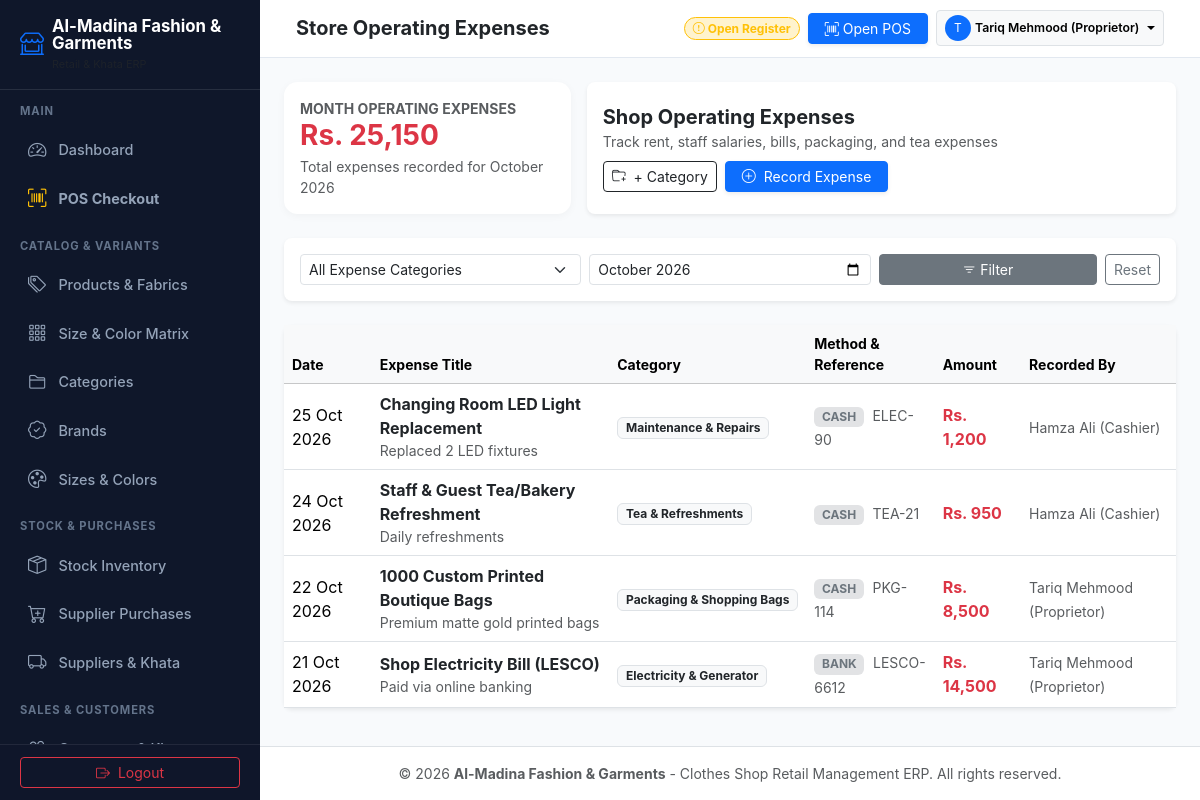
/expenses.php (signed in), run on the app's committed database.
### tables this page shows
CREATE TABLE `expenses` (
  `id` INT AUTO_INCREMENT PRIMARY KEY,
  `category_id` INT NOT NULL,
  `expense_date` DATE NOT NULL,
  `title` VARCHAR(150) NOT NULL,
  `amount` DECIMAL(12,2) NOT NULL,
  `payment_method` VARCHAR(50) NOT NULL DEFAULT 'cash',
  `reference_no` VARCHAR(100) NULL,
  `register_id` INT NULL,
  `notes` TEXT NULL,
  `created_by` INT NULL,
  `created_at` TIMESTAMP DEFAULT CURRENT_TIMESTAMP,
  FOREIGN KEY (`category_id`) REFERENCES `expense_categories`(`id`) ON DELETE RESTRICT
);

CREATE TABLE `expense_categories` (
  `id` INT AUTO_INCREMENT PRIMARY KEY,
  `name` VARCHAR(100) NOT NULL UNIQUE,
  `description` VARCHAR(255) NULL
);

CREATE TABLE `users` (
  `id` INT AUTO_INCREMENT PRIMARY KEY,
  `username` VARCHAR(50) NOT NULL UNIQUE,
  `password_hash` VARCHAR(255) NOT NULL,
  `full_name` VARCHAR(100) NOT NULL,
  `role` ENUM('admin', 'manager', 'cashier', 'inventory', 'accountant') NOT NULL DEFAULT 'cashier',
  `phone` VARCHAR(25) NULL,
  `allowed_pages` TEXT NULL,
  `status` ENUM('active', 'inactive') NOT NULL DEFAULT 'active',
  `created_at` TIMESTAMP DEFAULT CURRENT_TIMESTAMP
);

### config/helpers.php (called while the page is built, shortened)
<?php
function format_currency($amount, $currency = null) {
    if ($currency === null) {
        $currency = 'Rs. ';
    }
    return $currency . number_format((float)$amount, 0);
}

### expenses.php (the view, shortened to what this page needs)
<?php
require_once __DIR__ . '/config/auth.php';
require_once __DIR__ . '/config/helpers.php';
$action = $_GET['action'] ?? 'list';
$categories = $pdo->query("SELECT * FROM expense_categories ORDER BY name ASC")->fetchAll();
require_once __DIR__ . '/includes/header.php';
?>
<?php if ($action === 'create'): ?>
<div class="row justify-content-center">
    <div class="col-12 col-md-8 col-lg-6">
        <div class="card border-0 shadow-sm rounded-3 p-4 mb-4">
            <div class="d-flex justify-content-between align-items-center border-bottom pb-3 mb-3">
                <div>
                    <h5 class="fw-bold mb-0 text-danger">
                        <i class="bi bi-cash-stack me-2"></i> Record Operating Expense
                    </h5>
                    <small class="text-muted">Dedicated form to record store expenditures</small>
                </div>
                <a href="expenses.php" class="btn btn-outline-secondary btn-sm">
                    <i class="bi bi-arrow-left me-1"></i> Back to Expenses
                </a>
            </div>
            <form method="POST" action="expenses.php">
                <input type="hidden" name="form_action" value="add_expense">
                <div class="mb-3">
                    <label class="form-label small fw-bold">EXPENSE CATEGORY *</label>
                    <select name="category_id" class="form-select form-select-lg" required>
                        <option value="">Select Category...</option>
                        <?php foreach ($categories as $cat): ?>
                            <option value="<?= $cat['id'] ?>"><?= htmlspecialchars($cat['name']) ?></option>
                        <?php endforeach; ?>
                    </select>
                </div>
                <div class="mb-3">
                    <label class="form-label small fw-bold">EXPENSE TITLE / PURPOSE *</label>
                    <input type="text" name="title" class="form-control form-control-lg fw-bold" required
                           placeholder="e.g. Shop Electricity Bill / Packaging Poly Bags / Staff Lunch" autofocus>
                </div>
                <div class="row g-3 mb-3">
                    <div class="col-12 col-sm-6">
                        <label class="form-label small fw-bold">AMOUNT PAID (RS.) *</label>
                        <input type="number" step="0.01" name="amount" class="form-control form-control-lg text-end fw-bold text-danger" required min="1" placeholder="0.00">
                    </div>
                    <div class="col-12 col-sm-6">
                        <label class="form-label small fw-bold">DATE</label>
                        <input type="date" name="expense_date" class="form-control form-control-lg" value="<?= date('Y-m-d') ?>">
                    </div>
                </div>
                <div class="row g-3 mb-3">
                    <div class="col-12 col-sm-6">
                        <label class="form-label small fw-bold">PAYMENT METHOD</label>
                        <select name="payment_method" class="form-select">
                            <option value="cash">Cash (Drawer)</option>
                            <option value="bank">Bank Account</option>
                            <option value="jazzcash">JazzCash</option>
                            <option value="easypaisa">Easypaisa</option>
                        </select>
                    </div>
                    <div class="col-12 col-sm-6">
                        <label class="form-label small fw-bold">RECEIPT / BILL REFERENCE #</label>
                        <input type="text" name="reference_no" class="form-control" placeholder="e.g. LESCO Bill #12345">
                    </div>
                </div>
                <div class="mb-4">
                    <label class="form-label small fw-bold">NOTES & REMARKS</label>
                    <textarea name="notes" class="form-control" rows="2" placeholder="Additional details..."></textarea>
                </div>
                <div class="d-flex justify-content-between align-items-center pt-3 border-top">
                    <a href="expenses.php" class="btn btn-light">Cancel</a>
                    <button type="submit" class="btn btn-danger px-4 fw-bold">
                        <i class="bi bi-check2-circle me-1"></i> Save Expense
                    </button>
                </div>
            </form>
        </div>
    </div>
</div>
<?php else: ?>
<?php
$month = $_GET['month'] ?? date('Y-m');
$where = ["1=1"];
$params = [];
if (!empty($month)) {
    $where[] = "DATE_FORMAT(e.expense_date, '%Y-%m') = ?";
    $params[] = $month;
}
$where_clause = implode(' AND ', $where);
$sql = "SELECT e.*, ec.name AS category_name, u.full_name AS created_by_name
        FROM expenses e
        JOIN expense_categories ec ON e.category_id = ec.id
        LEFT JOIN users u ON e.created_by = u.id
        WHERE $where_clause
        ORDER BY e.expense_date DESC, e.id DESC";
$stmt = $pdo->prepare($sql);
$stmt->execute($params);
$expenses = $stmt->fetchAll();
$stmtTotal = $pdo->prepare("SELECT COALESCE(SUM(amount), 0) FROM expenses WHERE DATE_FORMAT(expense_date, '%Y-%m') = ?");
$stmtTotal->execute([$month]);
$monthTotal = floatval($stmtTotal->fetchColumn());
?>
<div class="row g-3 mb-4">
    <div class="col-12 col-md-4">
        <div class="card kpi-card p-3 h-100">
            <span class="text-muted small fw-bold text-uppercase">Month Operating Expenses</span>
            <h3 class="fw-bold mb-1 text-danger"><?= format_currency($monthTotal) ?></h3>
            <small class="text-muted">Total expenses recorded for <?= date('F Y', strtotime($month . '-01')) ?></small>
        </div>
    </div>
    <div class="col-12 col-md-8">
        <div class="card border-0 shadow-sm rounded-3 p-3 h-100 d-flex flex-column justify-content-center">
            <div class="d-flex flex-wrap justify-content-between align-items-center gap-2">
                <div>
                    <h5 class="fw-bold mb-0">Shop Operating Expenses</h5>
                    <small class="text-muted">Track rent, staff salaries, bills, packaging, and tea expenses</small>
                </div>
                <div class="d-flex gap-2">
                    <a href="expenses.php?action=create_category" class="btn btn-outline-dark btn-sm">
                        <i class="bi bi-folder-plus me-1"></i> + Category
                    </a>
                    <a href="expenses.php?action=create" class="btn btn-primary btn-sm px-3 shadow-sm">
                        <i class="bi bi-plus-circle me-1"></i> Record Expense
                    </a>
                </div>
            </div>
        </div>
    </div>
</div>
<div class="card border-0 shadow-sm rounded-3 p-3 mb-4">
    <form method="GET" action="expenses.php" class="row g-2 align-items-center">
        <div class="col-12 col-md-4">
            <select name="category_id" class="form-select form-select-sm">
                <option value="0">All Expense Categories</option>
            </select>
        </div>
        <div class="col-12 col-md-4">
            <input type="month" name="month" class="form-control form-control-sm" value="<?= htmlspecialchars($month) ?>">
        </div>
        <div class="col-12 col-md-4 d-flex gap-2">
            <button type="submit" class="btn btn-secondary btn-sm flex-grow-1"><i class="bi bi-filter"></i> Filter</button>
            <a href="expenses.php" class="btn btn-outline-secondary btn-sm">Reset</a>
        </div>
    </form>
</div>
<div class="card border-0 shadow-sm rounded-3">
    <div class="table-responsive">
        <table class="table table-hover align-middle mb-0">
            <thead class="table-light small text-muted">
                <tr>
                    <th>Date</th>
                    <th>Expense Title</th>
                    <th>Category</th>
                    <th>Method & Reference</th>
                    <th>Amount</th>
                    <th>Recorded By</th>
                </tr>
            </thead>
            <tbody>
                <?php if (empty($expenses)): ?>
                    <tr><td colspan="6" class="text-center py-5 text-muted">No expenses recorded for this month.</td></tr>
                <?php else: ?>
                    <?php foreach ($expenses as $e): ?>
                        <tr>
                            <td><?= date('d M Y', strtotime($e['expense_date'])) ?></td>
                            <td>
                                <strong class="text-dark"><?= htmlspecialchars($e['title']) ?></strong>
                                <?php if ($e['notes']): ?><small class="d-block text-muted"><?= htmlspecialchars($e['notes']) ?></small><?php endif; ?>
                            </td>
                            <td>
                                <span class="badge bg-light text-dark border"><?= htmlspecialchars($e['category_name']) ?></span>
                            </td>
                            <td>
                                <span class="badge bg-secondary-subtle text-secondary text-uppercase"><?= $e['payment_method'] ?></span>
                                <?php if ($e['reference_no']): ?>
                                    <small class="text-muted ms-1"><?= htmlspecialchars($e['reference_no']) ?></small>
                                <?php endif; ?>
                            </td>
                            <td>
                                <strong class="text-danger fs-6"><?= format_currency($e['amount']) ?></strong>
                            </td>
                            <td><small class="text-muted"><?= htmlspecialchars($e['created_by_name'] ?? 'System') ?></small></td>
                        </tr>
                    <?php endforeach; ?>
                <?php endif; ?>
            </tbody>
        </table>
    </div>
</div>
<?php endif; ?>
<?php require_once __DIR__ . '/includes/footer.php'; ?>

### assets/css/clothes-retail.css (style rules this page uses)
:root { --cr-primary: #4f46e5; --cr-primary-hover: #4338ca; --cr-secondary: #0ea5e9; --cr-dark: #1e1b4b; --cr-sidebar-bg: #0f172a; --cr-sidebar-hover: #1e293b; --cr-accent: #f43f5e; --cr-bg: #f8fafc; --cr-card-bg: #ffffff; --cr-border: #e2e8f0; }
html, body { height: 100%; }
body { background-color: var(--cr-bg); font-family: -apple-system, BlinkMacSystemFont, "Segoe UI", Roboto, "Helvetica Neue", Arial, sans-serif; color: #334155; min-height: 100%; }
@media (min-width: 992px) { html, body { height: 100vh; overflow: hidden; } }
.kpi-card { border: none; border-radius: 0.85rem; background: #ffffff; box-shadow: 0 2px 8px rgba(0, 0, 0, 0.04); transition: transform 0.2s ease, box-shadow 0.2s ease; }
.table-responsive { -webkit-overflow-scrolling: touch; }

### data on the page
expenses: expense_date "25 Oct 2026", title "Changing Room LED Light Replacement", notes "Replaced 2 LED fixtures", category.name "Maintenance & Repairs", payment_method "CASH", reference_no "ELEC-90", amount "Rs. 1,200", users.full_name "Hamza Ali (Cashier)"
expenses: expense_date "24 Oct 2026", title "Staff & Guest Tea/Bakery Refreshment", notes "Daily refreshments", category.name "Tea & Refreshments", payment_method "CASH", reference_no "TEA-21", amount "Rs. 950", users.full_name "Hamza Ali (Cashier)"
expenses: expense_date "22 Oct 2026", title "1000 Custom Printed Boutique Bags", notes "Premium matte gold printed bags", category.name "Packaging & Shopping Bags", payment_method "CASH", reference_no "PKG-114", amount "Rs. 8,500", users.full_name "Tariq Mehmood (Proprietor)"
expenses: expense_date "21 Oct 2026", title "Shop Electricity Bill (LESCO)", notes "Paid via online banking", category.name "Electricity & Generator", payment_method "BANK", reference_no "LESCO-6612", amount "Rs. 14,500", users.full_name "Tariq Mehmood (Proprietor)"

### other printed values
$shop_name "Al-Madina Fashion & Garments"
$section_name "MAIN"
$page_info['title'] "Dashboard"
$page_info['title'] "POS Checkout"
$section_name "CATALOG & VARIANTS"
$page_info['title'] "Products & Fabrics"
$page_info['title'] "Size & Color Matrix"
$page_info['title'] "Categories"
$page_info['title'] "Brands"
$page_info['title'] "Sizes & Colors"
$section_name "STOCK & PURCHASES"
$page_info['title'] "Stock Inventory"
$page_info['title'] "Supplier Purchases"
$page_info['title'] "Suppliers & Khata"
$section_name "SALES & CUSTOMERS"
